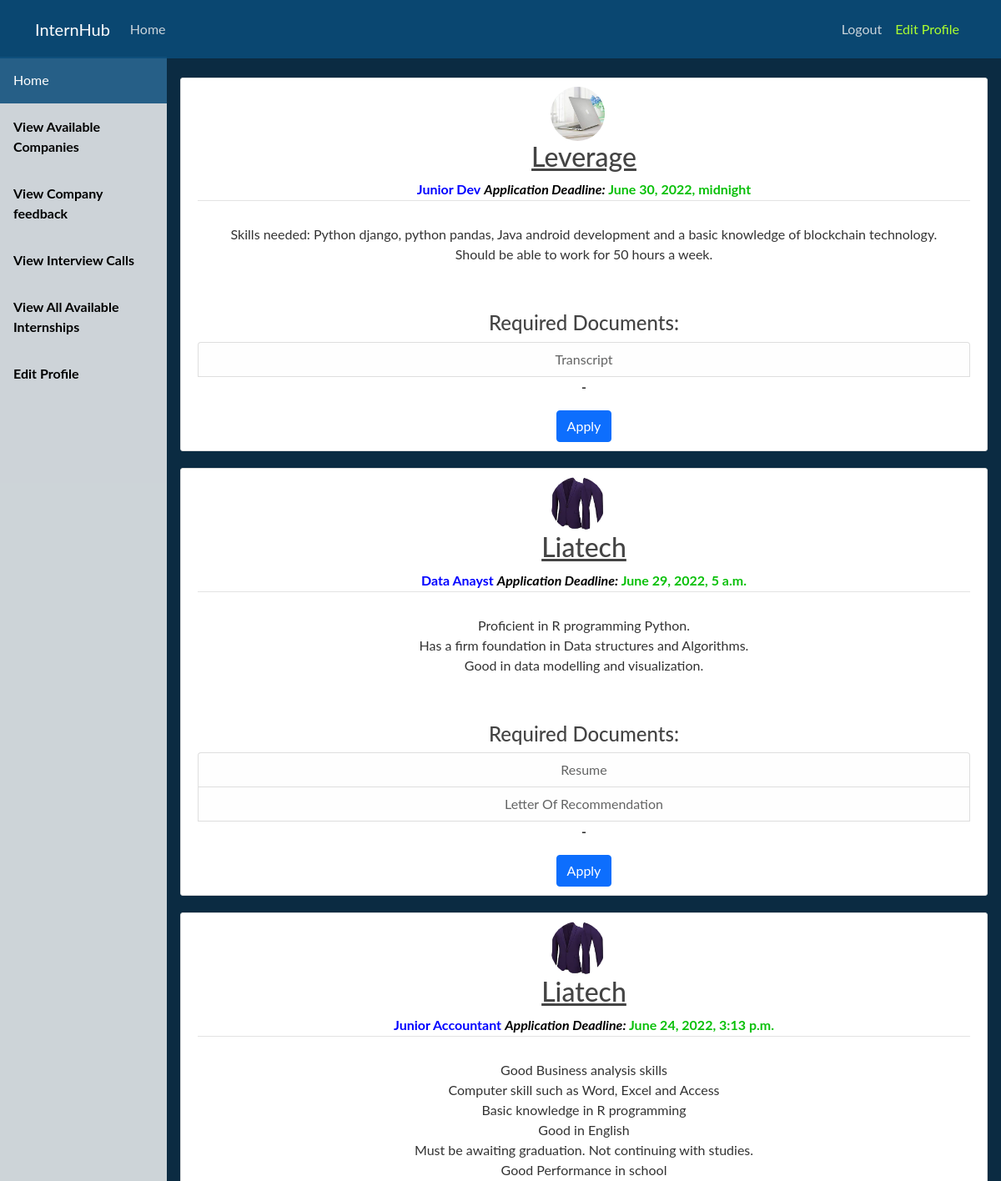
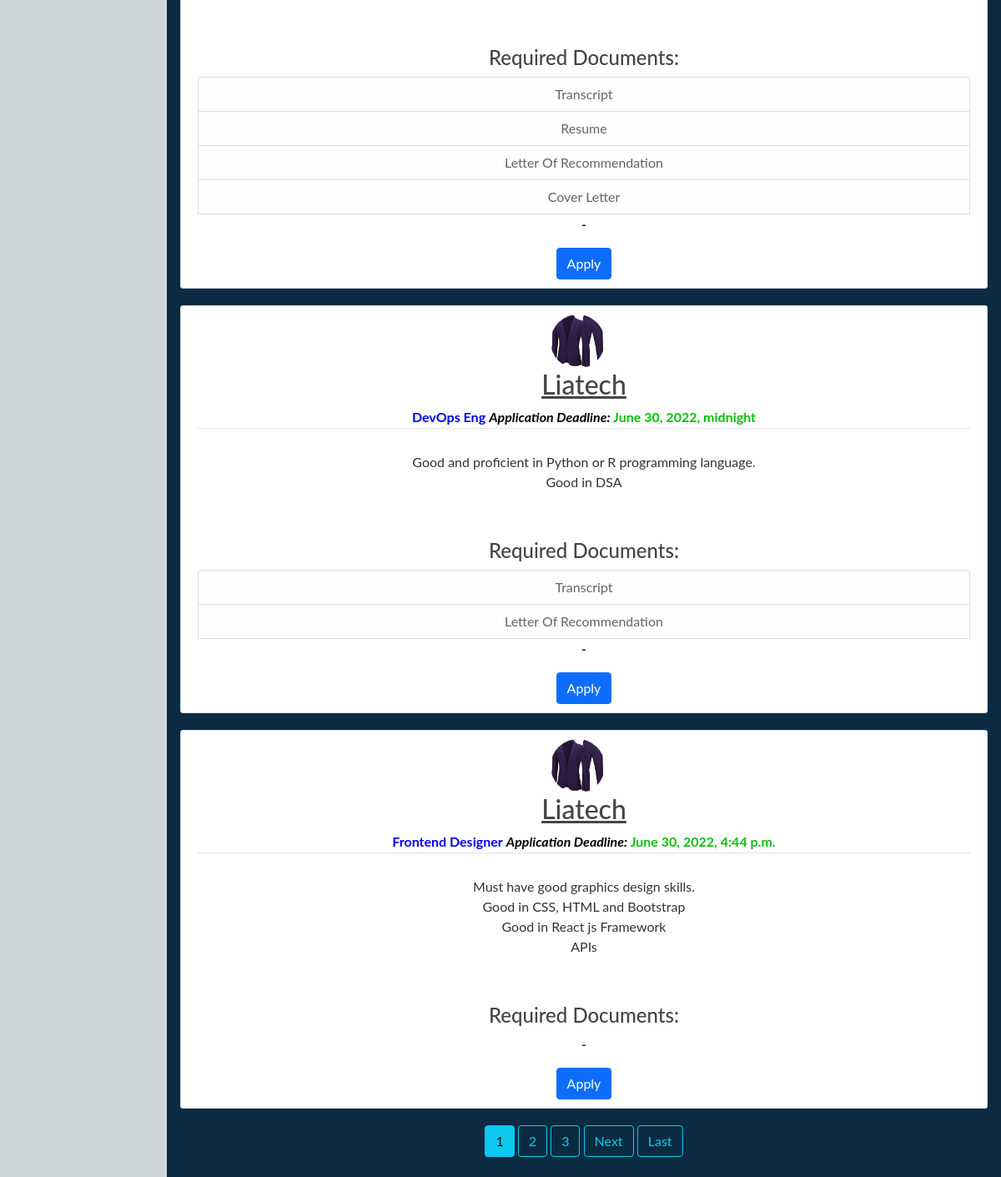
The app's page /student/view-internships (signed in) with its own data (2 pictures, top to bottom).
### company/models.py (models this page shows)
class InternJob(models.Model):
   company = models.ForeignKey(Company, on_delete=models.CASCADE)
   title = models.CharField(max_length=100, null=False)
   deadline = models.DateTimeField()
   resume = models.CharField(max_length=20)
   transcript = models.CharField(max_length=20)
   recommendation = models.CharField(max_length=20)
   cover_letter = models.CharField(max_length=20)
   requirements = models.TextField()

class Company(models.Model):
    user  = models.OneToOneField(User, on_delete=models.CASCADE)
    field = models.CharField(max_length=200, null=True)
    country = models.CharField(max_length=200, null=True)
    city = models.CharField(max_length=200, null=True)
    profilePic = models.ImageField(default='default.jpg', upload_to='profile_pics')
    description = models.TextField(null=True)
    opened = models.CharField(max_length=20, null=True)

### student/views.py (the view)
# urls.py: path('view-internships', ListInternships.as_view(), name='view-all-internships'),
class ListInternships(LoginRequiredMixin, ListView):
    model = InternJob
    template_name = 'student/view_internships.html'
    context_object_name = 'Internships'
    paginate_by = 5

### student/templates/student/view_internships.html (shortened to what this page needs)
{% extends 'student/dashboard_base.html' %}
{% block body %}
    <br>
    {% for job in Internships %}
        <article class="media content-section">
            <img  class="rounded-circle article-img" src="{{ job.company.profilePic.url }}">
            <div class="media-body">
                <h2><a class="article-title" href="#">{{ job.company.user.username }}</a></h2>
                <div class="article-metadata">
                    <b style="color: blue;" >{{ job.title }}</b>
                    <b style="color: #09c009;" ><i style="color: black;">Application Deadline:</i> {{ job.deadline }}</b>
                </div>
                <p class="article-content">
                    {{ job.requirements }}
                </p>
                <p class="article-content">
                    <h4>Required Documents:</h4>
                    <ul class="list-group">
                        {% if job.transcript == 'Yes' %}
                            <li class="list-group-item list-group-item-light">Transcript</li>
                        {% endif %}
                        {% if job.resume == 'Yes' %}
                            <li class="list-group-item list-group-item-light">Resume</li>
                        {% endif %}
                        {% if job.recommendation == 'Yes' %}
                            <li class="list-group-item list-group-item-light">Letter Of Recommendation</li>
                        {% endif %}
                        {% if job.cover_letter == 'Yes' %}
                            <li class="list-group-item list-group-item-light">Cover Letter</li>
                        {% endif %}
                       <b>-</b>
                    </ul>
                </p>
                <a class="btn btn-primary" href="{% url 'apply-job' job.pk %}" role="button">Apply</a>
            </div>
        </article>
    {% endfor %}
    {% if is_paginated %}
    {% for num in page_obj.paginator.page_range %}
        {% if page_obj.number == num %}
        <a class="btn btn-info mb-4" href="?page={{ num }}">{{ num }}</a>
        {% elif num > page_obj.number|add:'-3' and num < page_obj.number|add:'3' %}
        <a class="btn btn-outline-info mb-4" href="?page={{ num }}">{{ num }}</a>
        {% endif %}
    {% endfor %}
    {% if page_obj.has_next %}
        <a class="btn btn-outline-info mb-4" href="?page={{ page_obj.next_page_number }}">Next</a>
        <a class="btn btn-outline-info mb-4" href="?page={{ page_obj.paginator.num_pages }}">Last</a>
    {% endif %}
    {% endif %}
{% endblock %}

### Intern/static/Intern/main.css (style rules this page uses)
body { background: #fafafa; color: #333333; margin-top: 5rem; }
h1, h2, h3, h4, h5, h6 { color: #444444; }
ul { margin: 0; }
.content-section { background: #ffffff; padding: 10px 20px; border: 1px solid #dddddd; border-radius: 3px; margin-bottom: 20px; }
.article-title { color: #444444; }
.article-content { white-space: pre-line; }
.article-img { height: 65px; width: 65px; margin-right: 16px; }
.article-metadata { padding-bottom: 1px; margin-bottom: 4px; border-bottom: 1px solid #e3e3e3 }

### student/templates/student/dashboard_base.html (style rules this page uses)
body { margin: 0; font-family: "Lato", sans-serif; }

### records on screen
InternJob: company.profilePic (picture), company.user.username "Leverage", title "Junior Dev", deadline "June 30, 2022, midnight", requirements "Skills needed: Python django, python pandas, Java android development and a basic knowledge of blockchain technology. Should be able to work for 50 hours a week.", transcript "Transcript"
InternJob: company.profilePic (picture), company.user.username "Liatech", title "Data Anayst", deadline "June 29, 2022, 5 a.m.", requirements "Proficient in R programming Python. Has a firm foundation in Data structures and Algorithms. Good in data modelling and visualization.", resume "Resume", recommendation "Letter Of Recommendation"
InternJob: company.profilePic (picture), company.user.username "Liatech", title "Junior Accountant", deadline "June 24, 2022, 3:13 p.m.", requirements "Good Business analysis skills Computer skill such as Word, Excel and Access Basic knowledge in R programming Good in English Must be awaiting graduation. Not continuing with studies. Good Performance in school", transcript "Transcript", resume "Resume", recommendation "Letter Of Recommendation", cover_letter "Cover Letter"
InternJob: company.profilePic (picture), company.user.username "Liatech", title "DevOps Eng", deadline "June 30, 2022, midnight", requirements "Good and proficient in Python or R programming language. Good in DSA", transcript "Transcript", recommendation "Letter Of Recommendation"
InternJob: company.profilePic (picture), company.user.username "Liatech", title "Frontend Designer", deadline "June 30, 2022, 4:44 p.m.", requirements "Must have good graphics design skills. Good in CSS, HTML and Bootstrap Good in React js Framework APIs"

### other values on screen
{{ num }} "1"
{{ num }} "2" "3"
